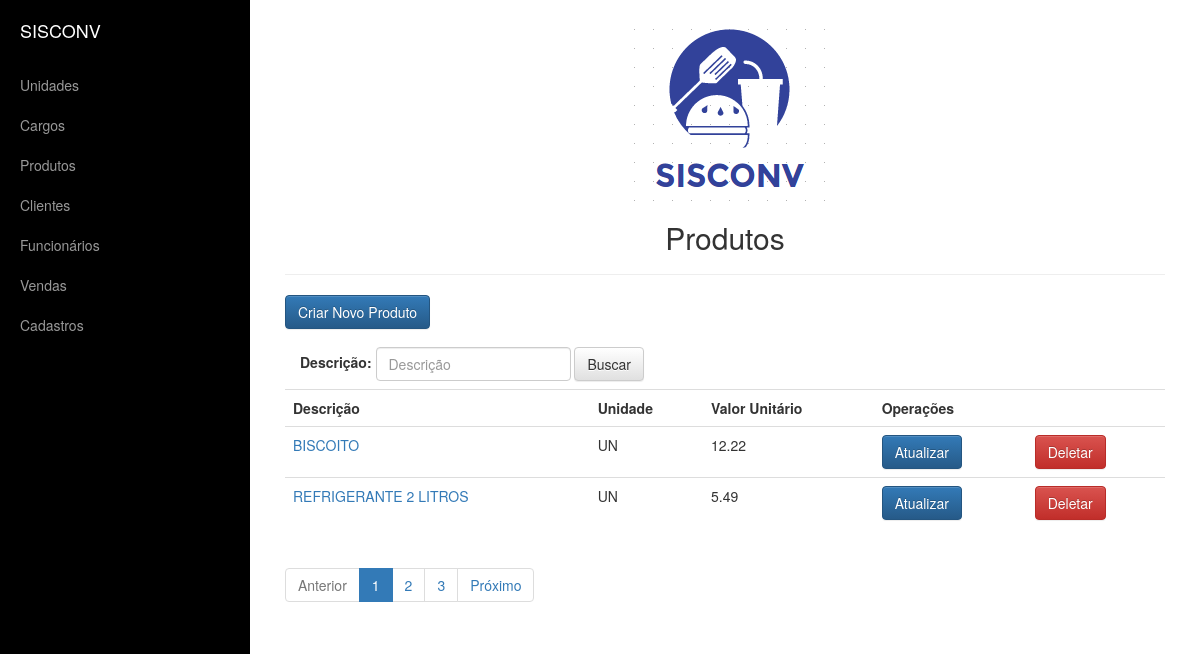
/appvendas/produto/list, run on an earlier commit of the app's database.
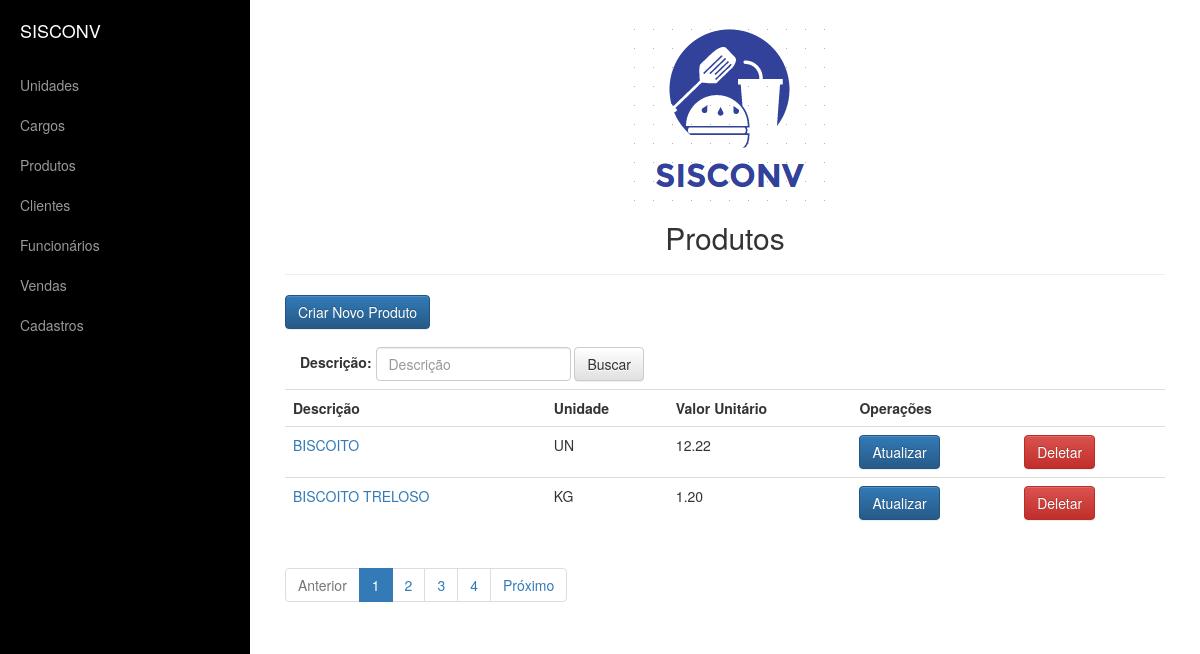
And on a later commit of the database.
### appvendas/models.py (models this page shows, shortened)
class Produto(models.Model):
    descricao=models.CharField("Descrição",max_length=255)
    valorUnitario=models.DecimalField("Valor Unitário",max_digits=10,decimal_places=2)
    unidade=models.ForeignKey(Unidade,on_delete=models.PROTECT,verbose_name="Unidade")

class Unidade(models.Model):
    descricao=models.CharField("Descrição",max_length=100)
    sigla=models.CharField("Sigla",max_length=5)

### appvendas/views.py (the view)
def produto_list(request):
    criterio=request.GET.get('criterio')
    if(criterio):
        produtos=Produto.objects.filter(descricao__contains=criterio)
    else:
        produtos = Produto.objects.all().order_by('descricao')
        criterio=""
    paginator = Paginator(produtos, 2)
    page = request.GET.get('page')
    try:
        produtos = paginator.page(page)
    except PageNotAnInteger:
        produtos = paginator.page(1)
    except EmptyPage:
        produtos = paginator.page(paginator.num_pages)
    dados={'produtos':produtos,'criterio':criterio, 'paginator':paginator,'page_obj':produtos}
    return render(request, 'produto/produto_list.html', dados)

### templates/produto/produto_list.html
{% extends 'base.html' %}
{% block conteudo %}
    <center><h2>Produtos</h2></center>
    <hr>
    <p><a href="{% url 'produto_new' %}" class="btn btn-primary" >Criar Novo Produto</a></p>
    <form class="navbar-form navbar-left" role="search" method="get" action="{% url 'produto_list' %}">
      <div class="form-group">
          <label for="criterio">Descrição:</label>
        <input type="text" id="criterio" name="criterio" value="{{ criterio }}" class="form-control" placeholder="Descrição">
      </div>
      <button type="submit" class="btn btn-default">Buscar</button>
    </form>
    <table class="table table-hover">
  <tr>
    <th>Descrição</th>
    <th>Unidade</th>
      <th>Valor Unitário</th>
      <th colspan="2">Operações</th>
  </tr>
    {% for produto in produtos %}
        <tr>
            <td><a href="{% url 'produto_detail' produto.pk %}">{{ produto.descricao | upper }}</a></td>
            <td>{{ produto.unidade.sigla }}</td>
            <td>{{ produto.valorUnitario | floatformat:2 }}</td>
            <td><a href="{% url 'produto_update' produto.pk %}" class="btn btn-primary">Atualizar</a> </td>
            <td><a href="{% url 'produto_delete' produto.pk %}" class="btn btn-danger">Deletar</a></td>
        </tr>
    {% endfor %}
</table>
{% include 'utils/paginacao.html' %}
{% endblock %}

What changed in the data, as far as the page shows it:
no longer on this page (row unchanged): Produto: descricao "REFRIGERANTE 2 LITROS", unidade.sigla "UN", valorUnitario "5.49"
added Produto: descricao "BISCOITO TRELOSO", unidade.sigla "KG", valorUnitario "1.20"
Also different on the page:
new list line: "4"
